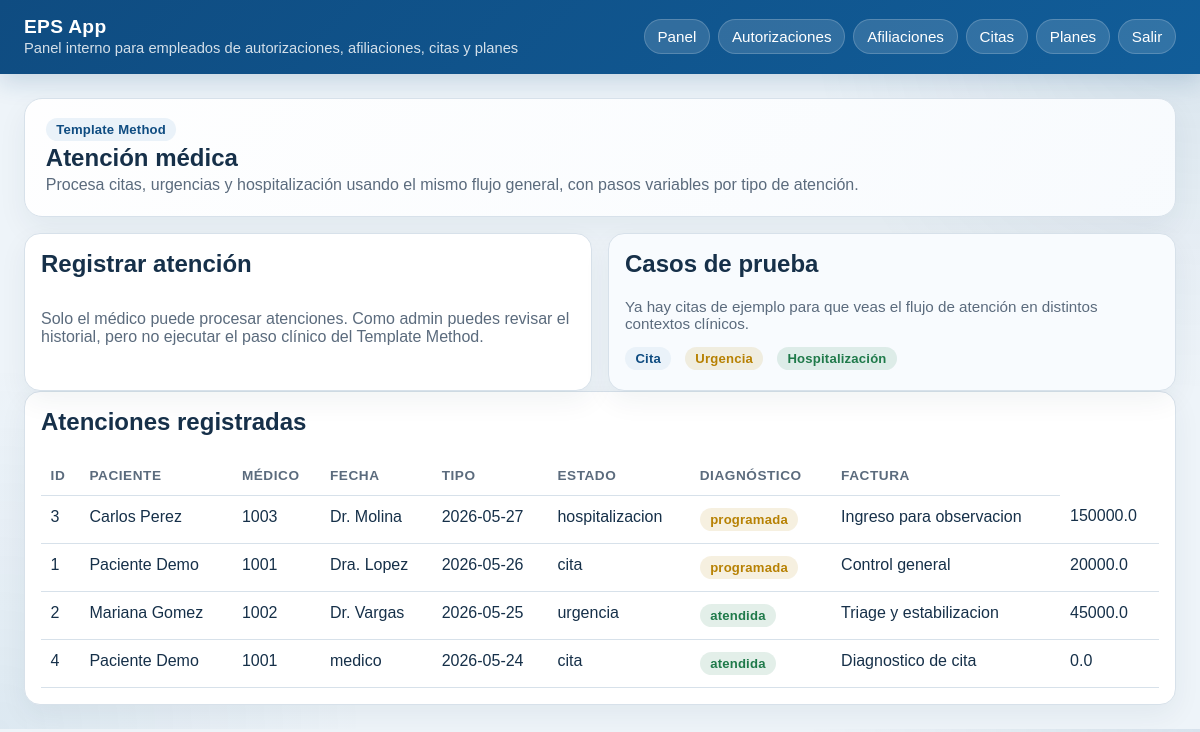
The app's page /citas/ (signed in), older data.
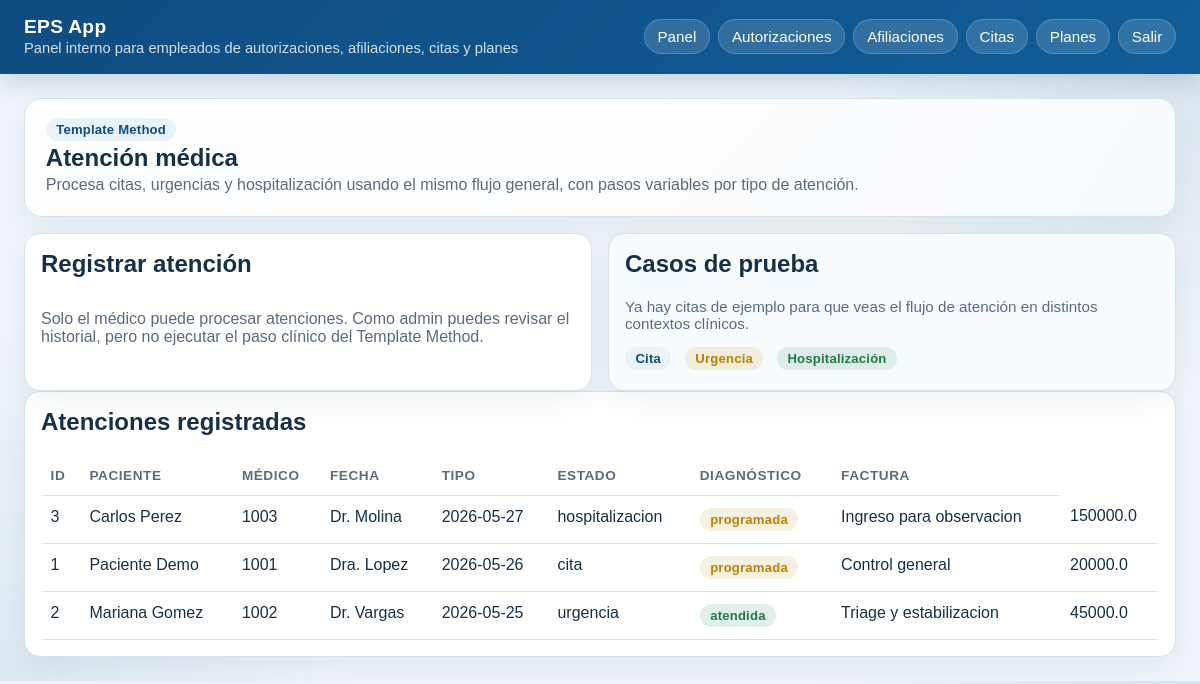
The same page, newer data.
### tables this page shows
CREATE TABLE citas (
            id INTEGER PRIMARY KEY AUTOINCREMENT,
            paciente_id INTEGER NOT NULL,
            medico TEXT NOT NULL,
            fecha TEXT NOT NULL,
            tipo_atencion TEXT NOT NULL,
            estado TEXT NOT NULL,
            diagnostico TEXT,
            factura_total REAL NOT NULL DEFAULT 0,
            FOREIGN KEY(paciente_id) REFERENCES pacientes(id)
        );

CREATE TABLE pacientes (
            id INTEGER PRIMARY KEY AUTOINCREMENT,
            nombre TEXT NOT NULL,
            documento TEXT UNIQUE NOT NULL,
            direccion TEXT,
            telefono TEXT,
            email TEXT,
            estado_afiliacion TEXT NOT NULL DEFAULT 'pendiente',
            plan_id INTEGER NOT NULL DEFAULT 1,
            FOREIGN KEY(plan_id) REFERENCES planes(id)
        );

### presentation/controllers/appointment_controller.py (the view)
@appointment_bp.route("/")
@login_required
@role_required("medico", "admin")
def index():
    appointments = appointment_service.list_appointments()
    return render_template(
        "citas/index.html",
        appointments=appointments,
        patients=appointment_service.list_patients(),
        medico_actual=session.get("username"),
        puede_procesar=session.get("rol") == "medico",
    )

### business/services/appointment_service.py (called while the page is built)
    def list_appointments(self):
        return self.appointment_dao.list_all()

    def list_patients(self):
        connection = get_connection()
        return connection.execute("SELECT id, nombre, documento FROM pacientes ORDER BY nombre").fetchall()

### data/database.py (called while the page is built)
def get_connection():
    if "db" not in g:
        database_path = Path(current_app.config["DATABASE"])
        connection = sqlite3.connect(database_path)
        connection.row_factory = sqlite3.Row
        g.db = connection
    return g.db

def close_connection(_error=None):
    connection = g.pop("db", None)
    if connection is not None:
        connection.close()

### presentation/controllers/auth_controller.py (called while the page is built)
def login_required(view):
    @wraps(view)
    def wrapped(*args, **kwargs):
        if "user_id" not in session:
            return redirect(url_for("auth.login"))
        return view(*args, **kwargs)
    return wrapped

def role_required(*allowed_roles):
    def decorator(view):
        @wraps(view)
        def wrapped(*args, **kwargs):
            if session.get("rol") not in allowed_roles:
                return redirect(url_for("auth.dashboard"))
            return view(*args, **kwargs)
        return wrapped
    return decorator

### presentation/templates/citas/index.html
{% extends 'base.html' %}
{% block content %}
<section class="hero">
  <div class="badge">Template Method</div>
  <h1>Atención médica</h1>
  <p>Procesa citas, urgencias y hospitalización usando el mismo flujo general, con pasos variables por tipo de atención.</p>
</section>
<section class="grid two">
  <article class="card">
    <h2>Registrar atención</h2>
    {% if puede_procesar %}
    <form method="post" action="{{ url_for('appointment.procesar') }}">
      <label for="paciente_id">Paciente</label>
      <select id="paciente_id" name="paciente_id">
        {% for patient in patients %}
          <option value="{{ patient['id'] }}">{{ patient['nombre'] }} - {{ patient['documento'] }}</option>
        {% endfor %}
      </select>
      <label for="medico">Médico</label>
      <input id="medico" name="medico" type="text" value="{{ medico_actual }}" readonly>
      <label for="fecha">Fecha</label>
      <input id="fecha" name="fecha" type="date">
      <label for="tipo_atencion">Tipo de atención</label>
      <select id="tipo_atencion" name="tipo_atencion">
        <option value="cita">Cita programada</option>
        <option value="urgencia">Urgencia inmediata</option>
        <option value="hospitalizacion">Hospitalización</option>
      </select>
      <button type="submit">Procesar atención</button>
    </form>
    {% else %}
      <p class="empty">Solo el médico puede procesar atenciones. Como admin puedes revisar el historial, pero no ejecutar el paso clínico del Template Method.</p>
    {% endif %}
  </article>
  <article class="card soft">
    <h2>Casos de prueba</h2>
    <p class="meta">Ya hay citas de ejemplo para que veas el flujo de atención en distintos contextos clínicos.</p>
    <div class="actions">
      <span class="badge">Cita</span>
      <span class="badge warning">Urgencia</span>
      <span class="badge success">Hospitalización</span>
    </div>
  </article>
</section>
<section class="card">
  <h2>Atenciones registradas</h2>
  {% if appointments %}
  <table>
    <thead>
      <tr>
        <th>ID</th>
        <th>Paciente</th>
        <th>Médico</th>
        <th>Fecha</th>
        <th>Tipo</th>
        <th>Estado</th>
        <th>Diagnóstico</th>
        <th>Factura</th>
      </tr>
    </thead>
    <tbody>
      {% for item in appointments %}
      <tr>
        <td>{{ item.id }}</td>
        <td>{{ item.paciente_nombre }}</td>
        <td>{{ item.paciente_documento }}</td>
        <td>{{ item.medico }}</td>
        <td>{{ item.fecha }}</td>
        <td>{{ item.tipo_atencion }}</td>
        <td><span class="badge {% if item.estado == 'atendida' %}success{% else %}warning{% endif %}">{{ item.estado }}</span></td>
        <td>{{ item.diagnostico }}</td>
        <td>{{ item.factura_total }}</td>
      </tr>
      {% endfor %}
    </tbody>
  </table>
  {% else %}
    <p class="empty">No hay atenciones registradas todavía.</p>
  {% endif %}
</section>
{% endblock %}

### presentation/templates/base.html (shortened to what this page needs)
<!doctype html>
<html lang="es">
<head>
</head>
<body>
  <header>
    <div class="header-row">
      <div class="brand">
        <strong>EPS App</strong>
        <span>Panel interno para empleados de autorizaciones, afiliaciones, citas y planes</span>
      </div>
      <nav>
        <a href="/dashboard">Panel</a>
        {% if session.get('rol') in ['admin', 'medico'] %}
          <a href="/autorizaciones/">Autorizaciones</a>
        {% endif %}
        {% if session.get('rol') in ['admin', 'auxiliar'] %}
          <a href="/afiliaciones/">Afiliaciones</a>
        {% endif %}
        {% if session.get('rol') in ['admin', 'medico'] %}
          <a href="/citas/">Citas</a>
        {% endif %}
        {% if session.get('rol') == 'admin' %}
          <a href="/planes/">Planes</a>
        {% endif %}
        <a href="/logout">Salir</a>
      </nav>
    </div>
  </header>
  <main>
    {% block content %}{% endblock %}
  </main>
</body>
</html>

### presentation/templates/base.html (style rules this page uses)
:root { --bg: #eef4f9; --panel: #ffffff; --panel-soft: #f8fbfe; --text: #163049; --muted: #5b6b7d; --primary: #0f4c81; --primary-2: #115d99; --border: #d7e1ea; --success: #1f7a4a; --warning: #b78103; --danger: #a23434; }
* { box-sizing: border-box; }
body { font-family: Arial, sans-serif; margin: 0; background: radial-gradient(circle at top right, rgba(15,76,129,.10), transparent 28%), radial-gradient(circle at bottom left, rgba(17,93,153,.08), transparent 26%), var(--bg); color: var(--text); }
header { background: linear-gradient(135deg, var(--primary), var(--primary-2)); color: white; padding: 1rem 1.5rem 1.1rem; box-shadow: 0 8px 24px rgba(15,76,129,.18); }
.header-row { display: flex; align-items: center; justify-content: space-between; gap: 1rem; flex-wrap: wrap; }
.brand { display: flex; flex-direction: column; gap: .15rem; }
.brand strong { font-size: 1.2rem; letter-spacing: .3px; }
.brand span { color: rgba(255,255,255,.82); font-size: .92rem; }
nav { display: flex; gap: .5rem; flex-wrap: wrap; }
nav a { color: white; text-decoration: none; background: rgba(255,255,255,.14); border: 1px solid rgba(255,255,255,.18); padding: .5rem .8rem; border-radius: 999px; font-size: .95rem; }
main { padding: 1.5rem; max-width: 1200px; margin: 0 auto; }
.hero { background: linear-gradient(135deg, rgba(255,255,255,.95), rgba(248,251,254,.98)); border: 1px solid var(--border); border-radius: 18px; padding: 1.2rem 1.3rem; margin-bottom: 1rem; box-shadow: 0 12px 30px rgba(18,49,74,.06); }
.hero h1, .hero h2, .hero p { margin: .2rem 0; }
.hero p { color: var(--muted); }
.grid { display: grid; gap: 1rem; }
.grid.two { grid-template-columns: repeat(2, minmax(0, 1fr)); }
.card { background: var(--panel); border: 1px solid var(--border); border-radius: 16px; padding: 1rem; box-shadow: 0 10px 28px rgba(18,49,74,.06); }
.card.soft { background: var(--panel-soft); }
.card h2, .card h3 { margin-top: 0; }
.meta { color: var(--muted); font-size: .95rem; }
.badge { display: inline-flex; align-items: center; gap: .35rem; padding: .25rem .65rem; border-radius: 999px; background: #eaf2f9; color: var(--primary); font-size: .82rem; font-weight: 700; letter-spacing: .2px; margin-right: .35rem; }
.badge.success { background: rgba(31,122,74,.12); color: var(--success); }
.badge.warning { background: rgba(183,129,3,.12); color: var(--warning); }
.actions { display: flex; gap: .5rem; flex-wrap: wrap; margin-top: .75rem; }
table { width: 100%; border-collapse: collapse; }
th, td { text-align: left; padding: .75rem .6rem; border-bottom: 1px solid var(--border); vertical-align: top; }
th { color: var(--muted); font-size: .85rem; text-transform: uppercase; letter-spacing: .04em; }
.empty { color: var(--muted); padding: .75rem 0; }

Row changes from the older to the newer data that the page shows:
removed citas: id "4", paciente_nombre "Paciente Demo", paciente_documento "1001", medico "medico", fecha "2026-05-24", tipo_atencion "cita", estado "atendida", diagnostico "Diagnostico de cita", factura_total "0.0"
